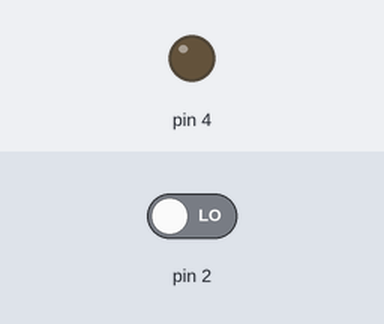
Simulated run of this sketch. Board: Arduino Uno, built with avr-gcc and run on an emulated ATmega328P. Shown: output pins drawn as LEDs (lit = HIGH). The test bench sets the inputs (shaded band); at power-on: pin 2 LOW. What the sketch prints to the serial monitor is not drawn.

Above: at 1.2 s.
1.3 s: pin 2 driven HIGH
At 2.0 s:
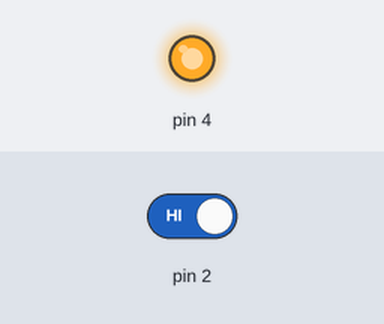
2.8 s: pin 2 driven LOW
At 3.2 s:
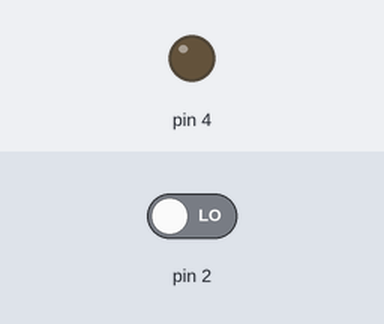
Timing chart, 0 to 5.8 s (numbered marks = the images above; inputs shaded):
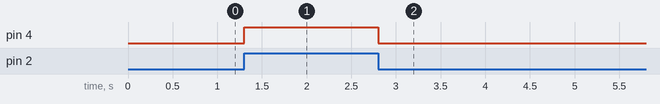

The sketch:

button.ino
```cpp
void setup() {
  // put your setup code here, to run once:
Serial.begin(9600);
pinMode(2,INPUT);
pinMode(4,OUTPUT);
}

void loop() {
  // put your main code here, to run repeatedly:
Serial.println(digitalRead(2));
if(digitalRead(2)==1){digitalWrite(4,1);}
else{digitalWrite(4,0);}
}
```

Measured:
- after the input at 1.3 s, pin 4: LOW → HIGH at once
- after the input at 2.8 s, pin 4: HIGH → LOW at once
